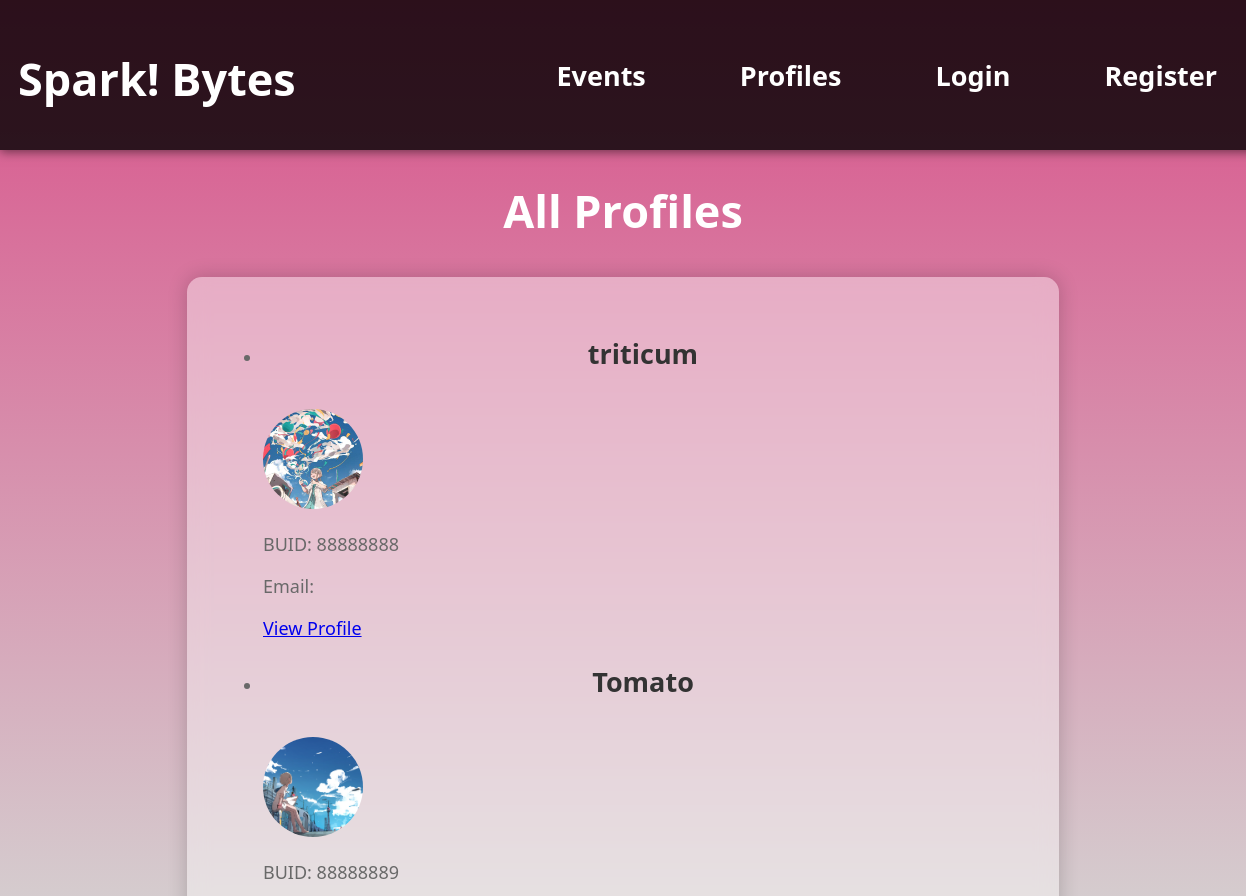
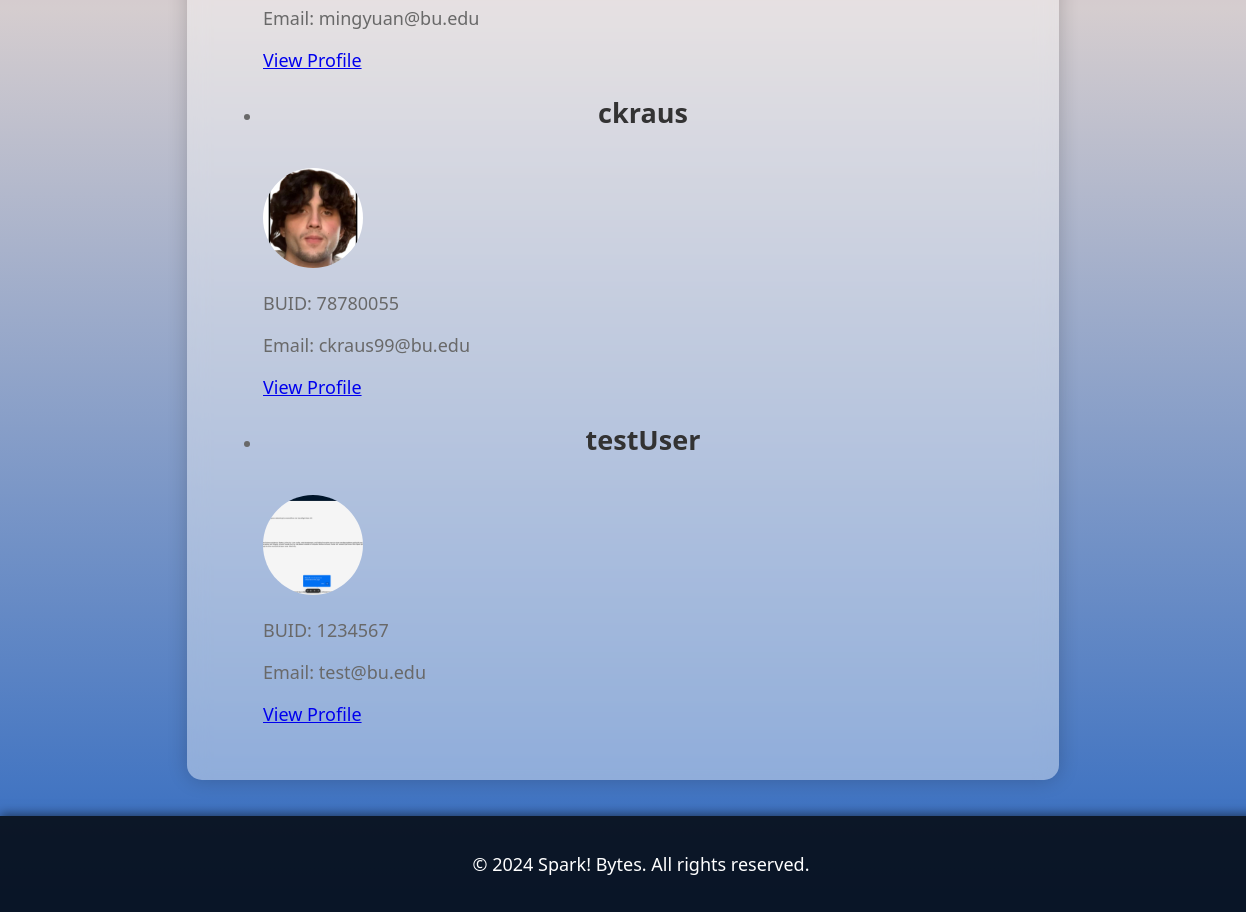
/profiles/, run on the app's committed database (2 pictures, top to bottom).
### spark_bytes_app/models.py (models this page shows, shortened)
class Profile(models.Model):
    user = models.OneToOneField(User, on_delete=models.CASCADE)
    buid = models.PositiveIntegerField(unique=True)
    img = models.ImageField(upload_to='profile_images/')

### spark_bytes_app/views.py (the view)
# urls.py: path('profiles/', ProfileListView.as_view(), name='all_profiles'),
class ProfileListView(ListView):
    model = Profile
    template_name = 'spark_bytes/all_profiles.html'
    context_object_name = 'profiles'

### templates/spark_bytes/all_profiles.html
{% extends "base.html" %}
{% block content %}
<h1>All Profiles</h1>
<section>
    <ul>
        {% for profile in profiles %}
        <li>
            <h2>{{ profile.user.username }}</h2>
            <img src="{{ profile.img.url }}" alt="Profile Image" style="width: 100px; height: 100px; border-radius: 50%; object-fit: cover;">
            <p>BUID: {{ profile.buid }}</p>
            <p>Email: {{ profile.user.email }}</p>
            <p><a href="{% url 'profile_detail' profile.id %}">View Profile</a></p>
        </li>
        {% endfor %}
    </ul>
</section>
{% endblock %}

### static/css/styles.css (style rules this page uses)
*::before, *::after { box-sizing: border-box; margin: 0; padding: 0; }
html, body { height: 100%; margin: 0; padding: 0; }
body { display: flex; flex-direction: column; background: linear-gradient(to bottom, #d95089, #d5cdcf, #2d68c0); background-attachment: fixed; background-size: cover; font-size: large; color: dimgray; font-family: 'Segoe UI', Tahoma, Geneva, Verdana, sans-serif; }
section { padding: 2em; margin: 2em auto; max-width: 800px; background-color: rgba(255, 255, 255, 0.4); border-radius: 15px; backdrop-filter: blur(10px); box-shadow: 0 0 20px rgba(0, 0, 0, 0.2); transition: background-color 0.3s ease; }
h1 { color: white; text-align: center; font-size: 2.5em; margin-bottom: 0.5em; }
h2 { color: #333; text-align: center; margin-bottom: 1em; }
body { padding-bottom: 4em; }
section ul li img { max-width: 100%; border-radius: 10px; margin-top: 10px; }

### data on the page
Profile: user.username "triticum", img (picture), buid "88888888"
Profile: user.username "Tomato", img (picture), buid "88888889", user.email "mingyuan@bu.edu"
Profile: user.username "ckraus", img (picture), buid "78780055", user.email "ckraus99@bu.edu"
Profile: user.username "testUser", img (picture), buid "1234567", user.email "test@bu.edu"
